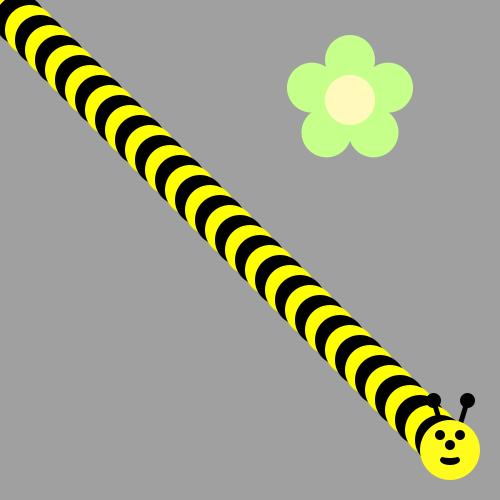
Frame 1 (no input)
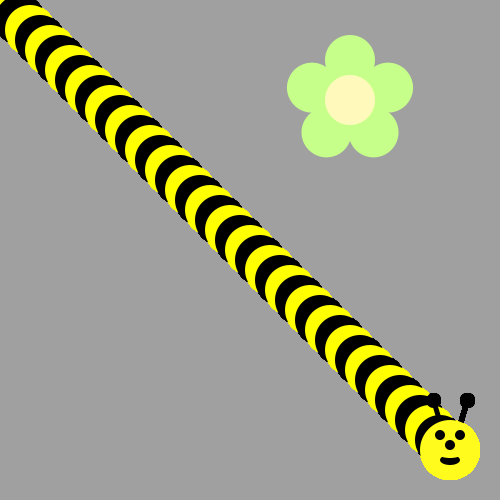
Frame 60 (the mouse pressed at the canvas centre just before this capture)
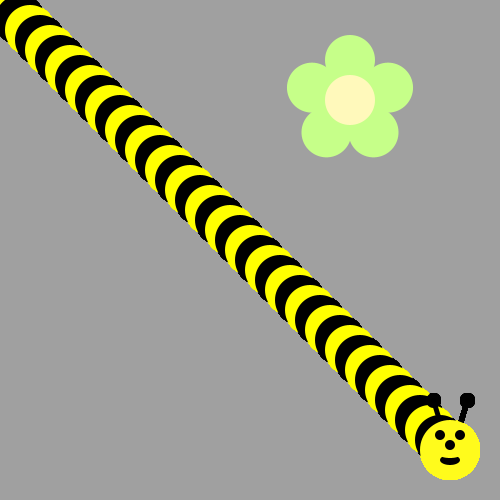
Frame 120 (the mouse held since frame 60 and released just before this capture)

The Processing sketch that drew these frames (run headless with seeded random() and noise(); from frame 60 on, the mouse is pressed at the canvas centre):

// Processing sketch: bumble_bee
// ── bumble_bee.pde
void draw() {
/*Use a loop to make a body for the Bee!
Then put his head on using drawBeeFace(x,y)
Use Modulo to make the colors alternate 
*/
int x=0;
for (int i = 0; i<45; i++){
 
  if (i%2 == 0) {
 fill(0,0,0);
 }

else{
 fill(255,255,0); 
}
ellipse(x,x,50,50);
x+=10;

}
drawBeeFace(x,x);
}

void drawFlower(int x, int y) {
     noStroke();
     translate(x, y);
     // draw 5 petals, rotating after each one
     fill(#c6ff89);      // green
      for (int i = 0; i < 5; i++) {
           ellipse(0, -40, 50, 50);
          rotate(radians(72));
     }
     fill(#fff9bb); // light yellow
     ellipse(0, 0, 50, 50);
} 
void drawBeeFace(int BeeFaceX, int BeeFaceY) {
     noStroke();
     fill(0, 0, 0);
     stroke(1);
     strokeWeight(5);
     line(BeeFaceX-10, BeeFaceY-27, BeeFaceX-17, BeeFaceY-50);
     line(BeeFaceX+10, BeeFaceY-27, BeeFaceX+17, BeeFaceY-50);
     ellipse(BeeFaceX-17, BeeFaceY-50, 10, 10);
     ellipse(BeeFaceX+17, BeeFaceY-50, 10, 10);
     noStroke();
     fill(255, 251, 28);
     ellipse(BeeFaceX, BeeFaceY, 60, 60); // face
     fill(255, 237, 209);
     fill(0,0,0);
      ellipse(BeeFaceX-10, BeeFaceY-15, 10, 10); // eyes
     ellipse(BeeFaceX+10, BeeFaceY-15, 10, 10);
      ellipse(BeeFaceX, BeeFaceY-5, 10, 10); // nose
      ellipse(BeeFaceX, BeeFaceY+10, 20, 10);// mouth
     fill(255, 251, 28);
     ellipse(BeeFaceX, BeeFaceY+5, 20, 6);
}

void setup() {
     ellipseMode(CENTER);
     size(500, 500);
     background(160, 160, 160);
      drawFlower(350, 100);
}
